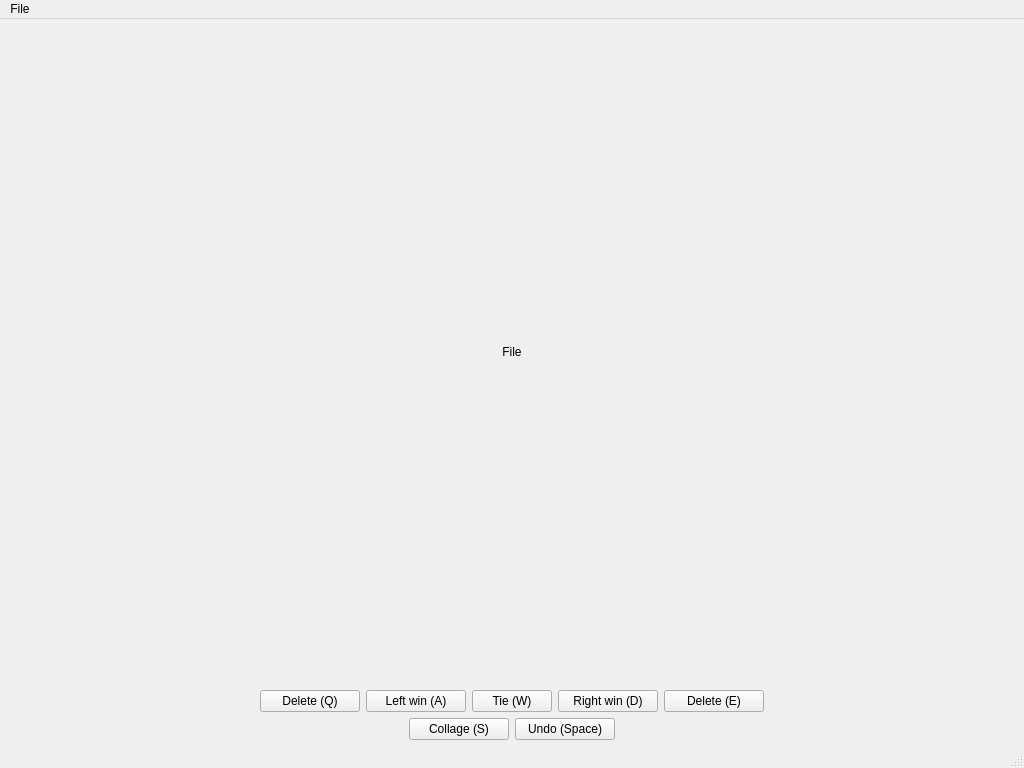
<?xml version="1.0" encoding="UTF-8"?>
<ui version="4.0">
 <class>MainWindow</class>
 <widget class="QMainWindow" name="MainWindow">
  <property name="geometry">
   <rect>
    <x>0</x>
    <y>0</y>
    <width>1024</width>
    <height>768</height>
   </rect>
  </property>
  <property name="minimumSize">
   <size>
    <width>1024</width>
    <height>768</height>
   </size>
  </property>
  <property name="windowTitle">
   <string>MainWindow</string>
  </property>
  <widget class="QWidget" name="central_widget">
   <property name="sizePolicy">
    <sizepolicy hsizetype="Maximum" vsizetype="Preferred">
     <horstretch>0</horstretch>
     <verstretch>0</verstretch>
    </sizepolicy>
   </property>
   <layout class="QVBoxLayout" name="verticalLayout">
    <property name="spacing">
     <number>6</number>
    </property>
    <property name="leftMargin">
     <number>0</number>
    </property>
    <property name="topMargin">
     <number>0</number>
    </property>
    <property name="rightMargin">
     <number>0</number>
    </property>
    <property name="bottomMargin">
     <number>6</number>
    </property>
    <item>
     <layout class="QHBoxLayout" name="files_layout">
      <property name="spacing">
       <number>0</number>
      </property>
      <item>
       <widget class="QLabel" name="file">
        <property name="sizePolicy">
         <sizepolicy hsizetype="Preferred" vsizetype="Expanding">
          <horstretch>0</horstretch>
          <verstretch>0</verstretch>
         </sizepolicy>
        </property>
        <property name="text">
         <string>File</string>
        </property>
        <property name="alignment">
         <set>Qt::AlignCenter</set>
        </property>
       </widget>
      </item>
     </layout>
    </item>
    <item>
     <layout class="QHBoxLayout" name="control_buttons_layout">
      <item>
       <spacer name="left_spacer">
        <property name="orientation">
         <enum>Qt::Horizontal</enum>
        </property>
        <property name="sizeHint" stdset="0">
         <size>
          <width>40</width>
          <height>20</height>
         </size>
        </property>
       </spacer>
      </item>
      <item>
       <widget class="QPushButton" name="button_delete_left">
        <property name="minimumSize">
         <size>
          <width>100</width>
          <height>0</height>
         </size>
        </property>
        <property name="text">
         <string>Delete (Q)</string>
        </property>
       </widget>
      </item>
      <item>
       <widget class="QPushButton" name="button_left_win">
        <property name="minimumSize">
         <size>
          <width>100</width>
          <height>0</height>
         </size>
        </property>
        <property name="text">
         <string>Left win (A)</string>
        </property>
       </widget>
      </item>
      <item>
       <widget class="QPushButton" name="button_tie">
        <property name="minimumSize">
         <size>
          <width>0</width>
          <height>0</height>
         </size>
        </property>
        <property name="text">
         <string>Tie (W)</string>
        </property>
       </widget>
      </item>
      <item>
       <widget class="QPushButton" name="button_right_win">
        <property name="minimumSize">
         <size>
          <width>100</width>
          <height>0</height>
         </size>
        </property>
        <property name="text">
         <string>Right win (D)</string>
        </property>
       </widget>
      </item>
      <item>
       <widget class="QPushButton" name="button_delete_right">
        <property name="minimumSize">
         <size>
          <width>100</width>
          <height>0</height>
         </size>
        </property>
        <property name="text">
         <string>Delete (E)</string>
        </property>
       </widget>
      </item>
      <item>
       <spacer name="right_spacer">
        <property name="orientation">
         <enum>Qt::Horizontal</enum>
        </property>
        <property name="sizeHint" stdset="0">
         <size>
          <width>40</width>
          <height>20</height>
         </size>
        </property>
       </spacer>
      </item>
     </layout>
    </item>
    <item>
     <layout class="QHBoxLayout" name="horizontalLayout">
      <item>
       <spacer name="horizontalSpacer">
        <property name="orientation">
         <enum>Qt::Horizontal</enum>
        </property>
        <property name="sizeHint" stdset="0">
         <size>
          <width>40</width>
          <height>20</height>
         </size>
        </property>
       </spacer>
      </item>
      <item>
       <widget class="QPushButton" name="button_collage">
        <property name="minimumSize">
         <size>
          <width>100</width>
          <height>0</height>
         </size>
        </property>
        <property name="text">
         <string>Collage (S)</string>
        </property>
       </widget>
      </item>
      <item>
       <widget class="QPushButton" name="button_undo">
        <property name="minimumSize">
         <size>
          <width>100</width>
          <height>0</height>
         </size>
        </property>
        <property name="text">
         <string>Undo (Space)</string>
        </property>
       </widget>
      </item>
      <item>
       <spacer name="horizontalSpacer_2">
        <property name="orientation">
         <enum>Qt::Horizontal</enum>
        </property>
        <property name="sizeHint" stdset="0">
         <size>
          <width>40</width>
          <height>20</height>
         </size>
        </property>
       </spacer>
      </item>
     </layout>
    </item>
   </layout>
  </widget>
  <widget class="QStatusBar" name="status_bar"/>
  <widget class="QMenuBar" name="menuBar">
   <property name="geometry">
    <rect>
     <x>0</x>
     <y>0</y>
     <width>1024</width>
     <height>30</height>
    </rect>
   </property>
   <widget class="QMenu" name="menuFile">
    <property name="title">
     <string>File</string>
    </property>
    <addaction name="action_delete_left"/>
    <addaction name="action_delete_right"/>
    <addaction name="action_left_win"/>
    <addaction name="action_right_win"/>
    <addaction name="action_tie"/>
    <addaction name="action_collage"/>
    <addaction name="action_undo"/>
   </widget>
   <addaction name="menuFile"/>
  </widget>
  <action name="action_delete_left">
   <property name="text">
    <string>Delete left</string>
   </property>
   <property name="toolTip">
    <string>Delete left file</string>
   </property>
   <property name="shortcut">
    <string>Q</string>
   </property>
  </action>
  <action name="action_delete_right">
   <property name="text">
    <string>Delete right</string>
   </property>
   <property name="toolTip">
    <string>Delete right file</string>
   </property>
   <property name="shortcut">
    <string>E</string>
   </property>
  </action>
  <action name="action_left_win">
   <property name="text">
    <string>Left win</string>
   </property>
   <property name="toolTip">
    <string>Left file win</string>
   </property>
   <property name="shortcut">
    <string>A</string>
   </property>
  </action>
  <action name="action_right_win">
   <property name="text">
    <string>Right win</string>
   </property>
   <property name="toolTip">
    <string>Right file win</string>
   </property>
   <property name="shortcut">
    <string>D</string>
   </property>
  </action>
  <action name="action_tie">
   <property name="text">
    <string>Tie</string>
   </property>
   <property name="toolTip">
    <string>A tie between files</string>
   </property>
   <property name="shortcut">
    <string>W</string>
   </property>
  </action>
  <action name="action_collage">
   <property name="text">
    <string>Collage</string>
   </property>
   <property name="toolTip">
    <string>Show collage</string>
   </property>
   <property name="shortcut">
    <string>S</string>
   </property>
  </action>
  <action name="action_undo">
   <property name="text">
    <string>Undo</string>
   </property>
   <property name="toolTip">
    <string>Undo last action</string>
   </property>
   <property name="shortcut">
    <string>Space</string>
   </property>
  </action>
 </widget>
 <resources/>
 <connections>
  <connection>
   <sender>button_collage</sender>
   <signal>clicked()</signal>
   <receiver>action_collage</receiver>
   <slot>trigger()</slot>
   <hints>
    <hint type="sourcelabel">
     <x>458</x>
     <y>720</y>
    </hint>
    <hint type="destinationlabel">
     <x>458</x>
     <y>720</y>
    </hint>
   </hints>
  </connection>
  <connection>
   <sender>button_delete_left</sender>
   <signal>clicked()</signal>
   <receiver>action_delete_left</receiver>
   <slot>trigger()</slot>
   <hints>
    <hint type="sourcelabel">
     <x>307</x>
     <y>678</y>
    </hint>
    <hint type="destinationlabel">
     <x>-1</x>
     <y>-1</y>
    </hint>
   </hints>
  </connection>
  <connection>
   <sender>button_delete_right</sender>
   <signal>clicked()</signal>
   <receiver>action_delete_right</receiver>
   <slot>trigger()</slot>
   <hints>
    <hint type="sourcelabel">
     <x>715</x>
     <y>678</y>
    </hint>
    <hint type="destinationlabel">
     <x>-1</x>
     <y>-1</y>
    </hint>
   </hints>
  </connection>
  <connection>
   <sender>button_left_win</sender>
   <signal>clicked()</signal>
   <receiver>action_left_win</receiver>
   <slot>trigger()</slot>
   <hints>
    <hint type="sourcelabel">
     <x>413</x>
     <y>678</y>
    </hint>
    <hint type="destinationlabel">
     <x>-1</x>
     <y>-1</y>
    </hint>
   </hints>
  </connection>
  <connection>
   <sender>button_right_win</sender>
   <signal>clicked()</signal>
   <receiver>action_right_win</receiver>
   <slot>trigger()</slot>
   <hints>
    <hint type="sourcelabel">
     <x>609</x>
     <y>678</y>
    </hint>
    <hint type="destinationlabel">
     <x>-1</x>
     <y>-1</y>
    </hint>
   </hints>
  </connection>
  <connection>
   <sender>button_tie</sender>
   <signal>clicked()</signal>
   <receiver>action_tie</receiver>
   <slot>trigger()</slot>
   <hints>
    <hint type="sourcelabel">
     <x>511</x>
     <y>678</y>
    </hint>
    <hint type="destinationlabel">
     <x>-1</x>
     <y>-1</y>
    </hint>
   </hints>
  </connection>
  <connection>
   <sender>button_undo</sender>
   <signal>clicked()</signal>
   <receiver>action_undo</receiver>
   <slot>trigger()</slot>
   <hints>
    <hint type="sourcelabel">
     <x>564</x>
     <y>720</y>
    </hint>
    <hint type="destinationlabel">
     <x>-1</x>
     <y>-1</y>
    </hint>
   </hints>
  </connection>
 </connections>
</ui>
